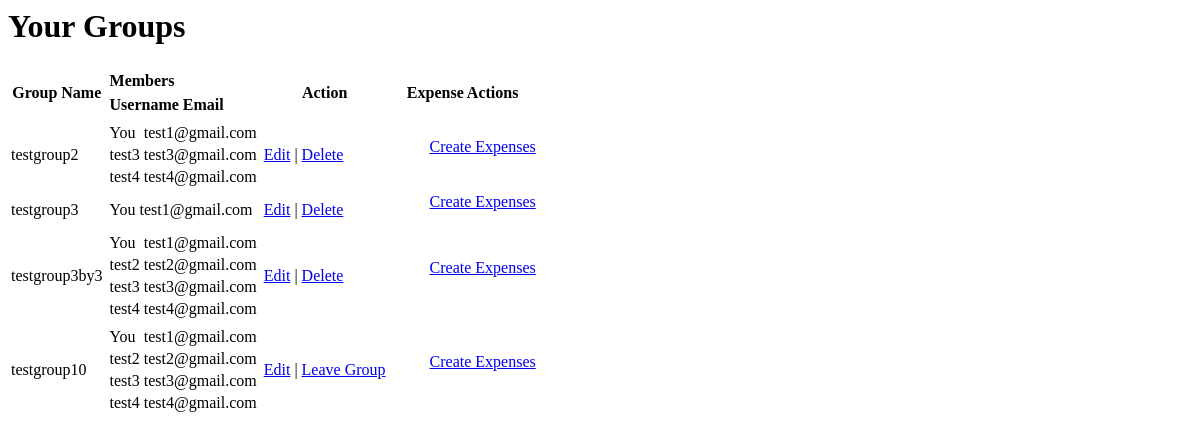
Before: /groups/view_groups (signed in) with the older database file.
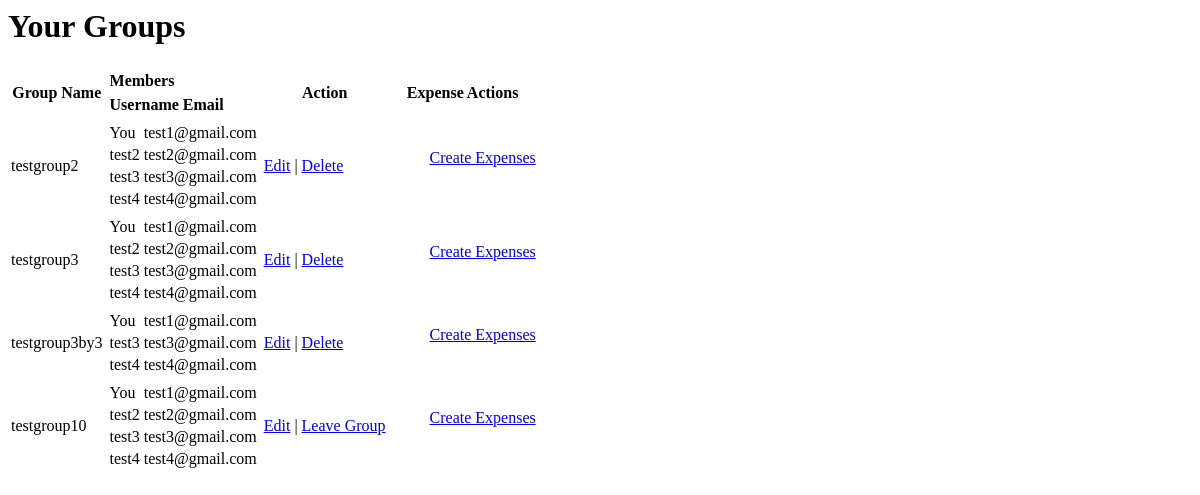
After: the same page with the newer database file.
### Groups/models.py (models this page shows)
class Group(models.Model):
    group_name = models.CharField(max_length=50)
    members = models.ManyToManyField(User, related_name='group_members', blank=True)
    created_by = models.ForeignKey(User, on_delete=models.CASCADE)

### Authentications/models.py (models this page shows)
class User(AbstractBaseUser):
    username = models.CharField(max_length=50, blank=True)
    email = models.EmailField(unique=True)
    friends = models.ManyToManyField('self', symmetrical=True, blank=True)
    objects = CustomUserManager()
    USERNAME_FIELD = 'email'

### Groups/views.py (the view)
# urls.py: path('view_groups', views.view_groups, name='view_groups'),
def view_groups(request):
    context = {}
    groups = request.user.group_members.all()
    context['groups'] = groups
    return render(request, 'view_groups.html', {'groups':groups})

### Groups/templates/view_groups.html (shortened to what this page needs)
<h1>Your Groups</h1>
<table>
    <tr>
        <th>Group Name</th>
        <th>
            <table>
                <tr>
                    <th>Members</th>
                </tr>
            </table>
            <table>
                <tr>
                    <th>Username</th>
                    <th>Email</th>
                </tr>
            </table>
        </th>
        <th>Action</th>
        <th>Expense Actions</th>
    </tr>
{% for group in groups %}
<tr>
    <td>{{group.group_name}}</td>
    <td>
        <table>
            {% for member in group.members.all %}
            <tr>
                <td>{% if member.id == request.user.id %}You{% else %}{{member.username}}{% endif %}</td>
                <td>{{member.email}}</td>
            </tr>
            {% endfor %}
        </table>
    </td>
    <td><a href="{% url 'edit_group' id=group.id %}">Edit</a>{% if request.user == group.created_by %} | <a href='{% url 'delete_group' group.id %}' >Delete</a> {% else %} | <a href='{% url 'leave_group' group.id %}' >Leave Group</a> {% endif %}</td>
    <td><ul><a href="{% url 'create_expense' id=group.id %}">Create Expenses</a></ul></td>
</tr>
{% empty %}
<h1>You have no groups</h1>
{% endfor %}
</table>

Changed rows visible on the page:
changed Group "testgroup2": gains User (username "test2", email "test2@gmail.com")
changed Group "testgroup3": gains User (username "test2", email "test2@gmail.com"); gains User (username "test3", email "test3@gmail.com"); gains User (username "test4", email "test4@gmail.com")
changed Group "testgroup3by3": loses User (username "test2", email "test2@gmail.com")
